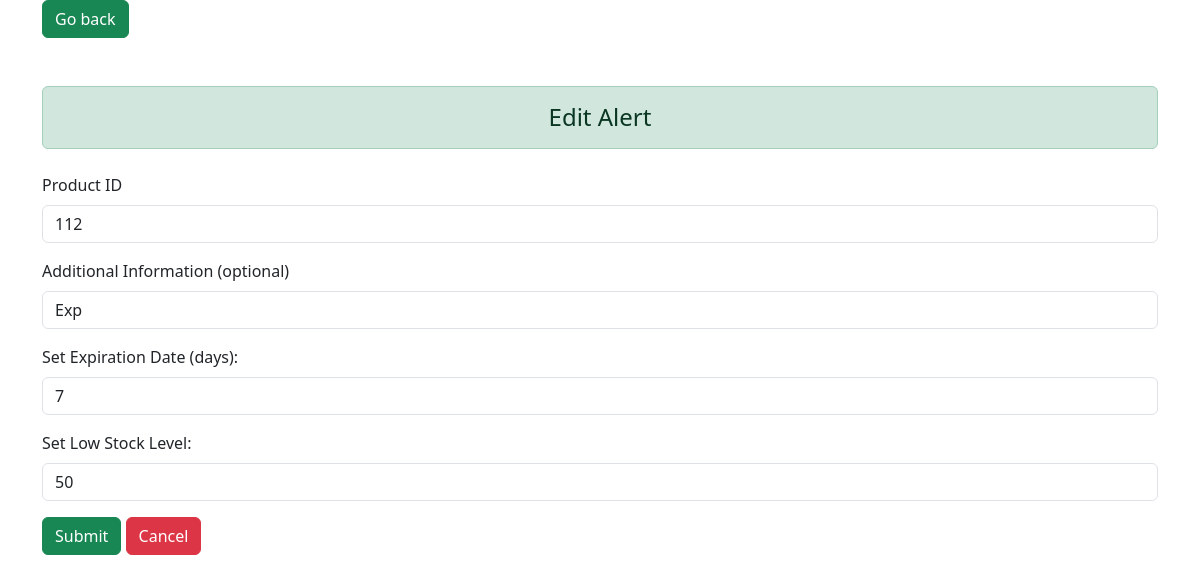
/jobdb/page/admin/edit_alerts.php?setting_id=1, run on the app's committed database.
### tables this page shows
CREATE TABLE `alerts_setting` (
  `setting_id` int(11) NOT NULL,
  `listproduct_id` int(11) NOT NULL,
  `set_expday` int(50) NOT NULL,
  `set_lowstock` int(50) NOT NULL,
  `setting_info` text NOT NULL,
  `update_at` timestamp NOT NULL DEFAULT current_timestamp() ON UPDATE current_timestamp()
);

### jobdb/page/admin/edit_alerts.php (the view, shortened to what this page needs)
<?php
$conn = new ConnectionDatabase();
$conn = $conn->connect();
$listproduct_id = '';
$set_expday = null;
$set_lowstock = null;
$setting_info = '';
if (isset($_GET['setting_id'])) {
    $setting_id = $_GET['setting_id'];
    $query = "SELECT * FROM alerts_setting WHERE setting_id = ?";
    $stmt = $conn->prepare($query);
    $stmt->bind_param("i", $setting_id);
    $stmt->execute();
    $result = $stmt->get_result();
    if ($result && $result->num_rows > 0) {
        $row = $result->fetch_assoc();
        $listproduct_id = $row['listproduct_id'];
        $set_expday = $row['set_expday'];
        $set_lowstock = $row['set_lowstock'];
        $setting_info = $row['setting_info'];
    } else {
        echo "Alert not found.";
        exit;
    }
}
?>
<!doctype html>
<html lang="en">
<head>
    <link href="https://cdn.jsdelivr.net/npm/bootstrap@5.3.3/dist/css/bootstrap.min.css" rel="stylesheet">
</head>
<body>
    <div class="container">
        <a href="alert_setting.php" class="btn btn-success mb-4">Go back</a>
        <div class="h4 text-center alert alert-success mb-4 mt-4" role="alert">Edit Alert</div>
        <form action="" method="post" class="mb-5">
            <div class="mb-3">
                <label for="listproduct_id" class="form-label">Product ID</label>
                <input type="number" class="form-control" id="listproduct_id" name="listproduct_id" value="<?= htmlspecialchars($listproduct_id) ?>" required>
            </div>
            <div class="mb-3">
                <label for="setting_info" class="form-label">Additional Information (optional)</label>
                <input type="text" class="form-control" id="setting_info" name="setting_info" value="<?= htmlspecialchars($setting_info) ?>">
            </div>
            <div id="expirationDateForm" class="mb-3">
                <label class="form-label">Set Expiration Date (days):</label>
                <input type="number" name="set_expday" class="form-control" placeholder="Enter expiration days" value="<?= htmlspecialchars($set_expday) ?>">
            </div>
            <div id="lowStockForm" class="mb-3">
                <label class="form-label">Set Low Stock Level:</label>
                <input type="number" name="set_lowstock" class="form-control" placeholder="Enter low stock level" value="<?= htmlspecialchars($set_lowstock) ?>">
            </div>
            <button type="submit" class="btn btn-success">Submit</button>
            <a href="alert_setting.php" class="btn btn-danger">Cancel</a>
        </form>
    </div>
</body>
</html>

### data on the page
alerts_setting: listproduct_id "112", setting_info "Exp", set_expday "7", set_lowstock "50"
